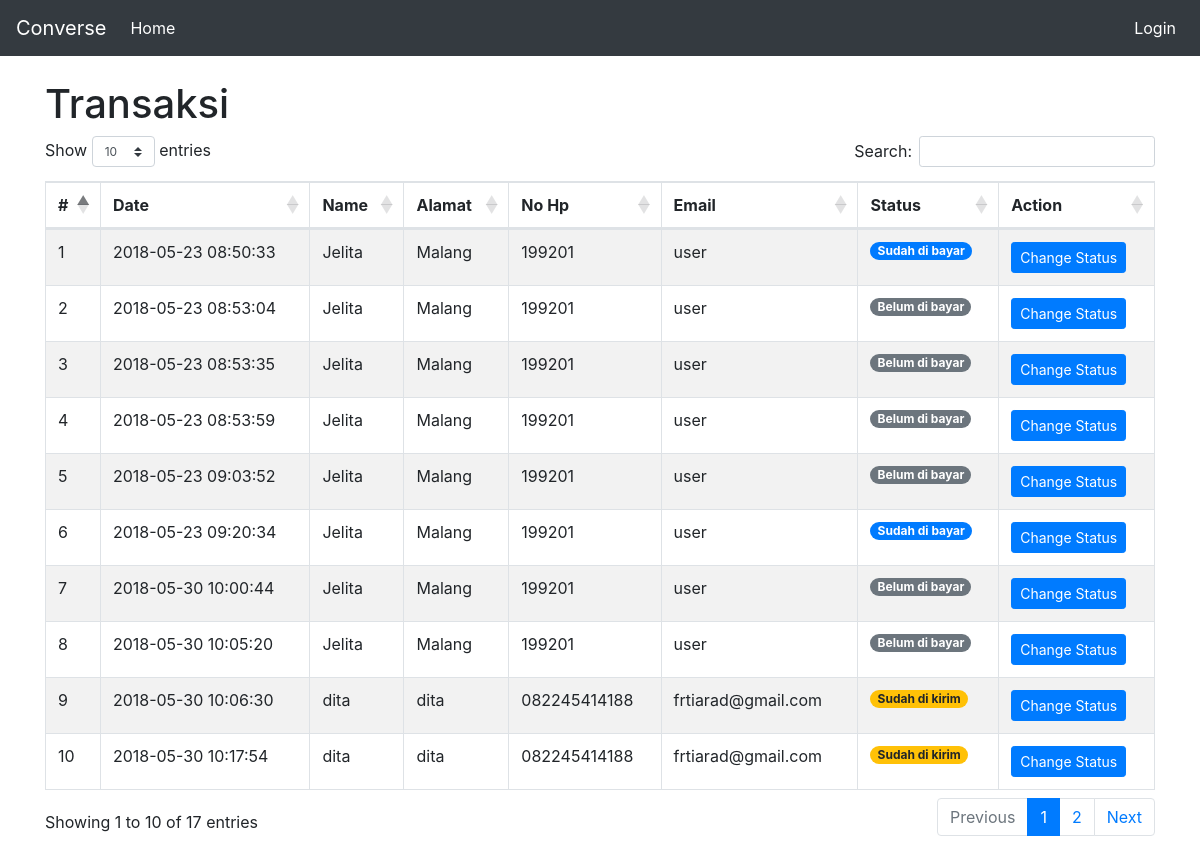
Screenshot of /index.php/admin/transaksi with the database file from the repository.
### tables this page shows
CREATE TABLE `pemesanan` (
  `id` int(11) NOT NULL,
  `date_order` datetime NOT NULL DEFAULT CURRENT_TIMESTAMP,
  `status_order` varchar(15) NOT NULL DEFAULT 'belum dibayar',
  `fk_id_pelanggan` int(11) NOT NULL
);

CREATE TABLE `pelanggan` (
  `id` int(11) NOT NULL,
  `nama` varchar(64) NOT NULL,
  `alamat` varchar(128) NOT NULL,
  `jeniskelamin` enum('Laki-laki','Perempuan') DEFAULT NULL,
  `nohp` varchar(16) NOT NULL,
  `email` varchar(64) NOT NULL,
  `username` varchar(64) NOT NULL,
  `password` varchar(255) NOT NULL,
  `image` varchar(255) NOT NULL,
  `status` int(11) NOT NULL DEFAULT '1',
  `status_comment` varchar(255) DEFAULT NULL,
  `datecreated` datetime NOT NULL DEFAULT CURRENT_TIMESTAMP,
  `isdeleted` varchar(255) DEFAULT NULL
);

### application/controllers/Admin.php (called while the page is built, shortened)
<?php
class Admin extends CI_Controller {
	public function __construct()
	{
		$this->load->model('Admin_model');
	}
	public function transaksi()
	{
		$data['pengiriman'] = $this->Admin_model->getData();
		$this->load->view('halaman_admin/transaksi',$data);
	}
}

### index.php (called while the page is built, shortened)
<?php
require_once BASEPATH.'core/CodeIgniter.php';

### application/models/Admin_model.php (called while the page is built, shortened)
<?php
class Admin_model extends CI_Model {
	public function getData()
	{
		$this->db->select('pemesanan.*,pelanggan.nama,pelanggan.alamat,pelanggan.nohp,pelanggan.email');
		$this->db->from("pemesanan");
		$this->db->join("pelanggan","pemesanan.fk_id_pelanggan=pelanggan.id",'left');
		$query = $this->db->get();
		return $query->result_array();
	}
}

### application/views/halaman_admin/transaksi.php (the view, shortened to what this page needs)
<?php $this->load->view('header') ?>
<?php $this->load->view('navbar') ?>
<main role="main" class="container">
	<h1>Transaksi</h1>
	<table class="table table-striped table-bordered" width="100%" id="example">
		<thead>
			<tr>
				<th>#</th>
				<th>Date</th>
				<th>Name</th>
				<th>Alamat</th>
				<th>No Hp</th>
				<th>Email</th>
				<th>Status</th>
				<th>Action</th>
			</tr>
		</thead>
		<tbody>
			<?php foreach ($pengiriman as $key => $value): ?>
				<tr>
					<td><?php echo ++$key; ?></td>
					<td><?php echo $value['date_order'] ?></td>
					<td><?php echo $value['nama'] ?></td>
					<td><?php echo $value['alamat'] ?></td>
					<td><?php echo $value['nohp'] ?></td>
					<td><?php echo $value['email'] ?></td>
					<td>
						<?php
						switch ($value['status_order']) {
							case 'belum di bayar':
							echo '<span class="badge badge-pill badge-secondary">Belum di bayar</span>';
							break;
							case 'sudah di bayar':
							echo '<span class="badge badge-pill badge-primary">Sudah di bayar</span>';
							break;
							case 'sudah di kirim':
							echo '<span class="badge badge-pill badge-warning">Sudah di kirim</span>';
							break;
						} ?>
					</td>
					<td>
						<button type="button" class="btn btn-sm btn-primary" data-toggle="modal" data-target="#modal-change-status" data-id="<?php echo $value['id'] ?>" data-status="<?php echo $value['status_order'] ?>">
							Change Status
						</button>
					</td>
				</tr>
			<?php endforeach ?>
		</tbody>
	</table>
</main>
<?php $this->load->view('footer') ?>

### application/views/header.php (shortened to what this page needs)
<html lang="en">
<head>
  <link rel="stylesheet" href="https://stackpath.bootstrapcdn.com/bootstrap/4.1.0/css/bootstrap.min.css">
  <link rel="stylesheet" href="https://cdn.datatables.net/1.10.16/css/dataTables.bootstrap4.min.css">
  <link rel="stylesheet" href="https://cdn.datatables.net/responsive/2.2.1/css/responsive.bootstrap4.min.css">
</head>
<body>

### application/views/navbar.php (shortened to what this page needs)
<nav class="navbar navbar-expand-md navbar-dark bg-dark mb-4">
  <a class="navbar-brand" href="#">Converse</a>
  <div class="collapse navbar-collapse" id="navbarCollapse">
    <ul class="navbar-nav mr-auto">
      <?php if ($this->session->userdata('nama') != null): ?>
        <li class="nav-item disable">
          <a class="nav-link" href="<?php echo base_url('Produk') ?>">Produk</a>
        </li>
        <li class="nav-item active">
          <a class="nav-link" href="<?php echo base_url('Pegawai') ?>">Pegawai</a>
        </li>
        <li class="nav-item disable">
          <a class="nav-link" href="<?php echo base_url('Pelanggan') ?>">Pelanggan</a>
        </li>
        <li class="nav-item active">
          <a class="nav-link" href="<?php echo base_url('Admin/transaksi') ?>">Transaksi</a>
        </li>
        <?php else: ?>
          <li class="nav-item active">
          <a class="nav-link" href="<?php echo base_url() ?>">Home <span class="sr-only">(current)</span></a>
        </li>
      <?php endif ?>
    </ul>
    <ul class="navbar-nav ml-0">
      <li class="nav-item active">
        <?php if ($this->session->userdata('nama') != null): ?>
          <a class="nav-link" href="<?php echo base_url('Login/logout') ?>"><?= $this->session->userdata('nama') ?> -- Logout</a>
        <?php else: ?>
          <a class="nav-link" href="<?php echo base_url('login_pegawai') ?>">Login</a>
        <?php endif ?>
      </li>
    </ul>
  </div>
</nav>

### application/views/footer.php (shortened to what this page needs)
</body>
</html>

### application/views/header.php (style rules this page uses)
body { min-height: 75rem; }

### rows the page displays
pemesanan: date_order "2018-05-23 08:50:33", fk_id_pelanggan.nama "Jelita", fk_id_pelanggan.alamat "Malang", fk_id_pelanggan.nohp "199201", fk_id_pelanggan.email "user", status_order "Sudah di bayar"
pemesanan: date_order "2018-05-23 08:53:04", fk_id_pelanggan.nama "Jelita", fk_id_pelanggan.alamat "Malang", fk_id_pelanggan.nohp "199201", fk_id_pelanggan.email "user", status_order "Belum di bayar"
pemesanan: date_order "2018-05-23 08:53:35", fk_id_pelanggan.nama "Jelita", fk_id_pelanggan.alamat "Malang", fk_id_pelanggan.nohp "199201", fk_id_pelanggan.email "user", status_order "Belum di bayar"
pemesanan: date_order "2018-05-23 08:53:59", fk_id_pelanggan.nama "Jelita", fk_id_pelanggan.alamat "Malang", fk_id_pelanggan.nohp "199201", fk_id_pelanggan.email "user", status_order "Belum di bayar"
pemesanan: date_order "2018-05-23 09:03:52", fk_id_pelanggan.nama "Jelita", fk_id_pelanggan.alamat "Malang", fk_id_pelanggan.nohp "199201", fk_id_pelanggan.email "user", status_order "Belum di bayar"
pemesanan: date_order "2018-05-23 09:20:34", fk_id_pelanggan.nama "Jelita", fk_id_pelanggan.alamat "Malang", fk_id_pelanggan.nohp "199201", fk_id_pelanggan.email "user", status_order "Sudah di bayar"
pemesanan: date_order "2018-05-30 10:00:44", fk_id_pelanggan.nama "Jelita", fk_id_pelanggan.alamat "Malang", fk_id_pelanggan.nohp "199201", fk_id_pelanggan.email "user", status_order "Belum di bayar"
pemesanan: date_order "2018-05-30 10:05:20", fk_id_pelanggan.nama "Jelita", fk_id_pelanggan.alamat "Malang", fk_id_pelanggan.nohp "199201", fk_id_pelanggan.email "user", status_order "Belum di bayar"
pemesanan: date_order "2018-05-30 10:06:30", fk_id_pelanggan.nama "dita", fk_id_pelanggan.alamat "dita", fk_id_pelanggan.nohp "082245414188", fk_id_pelanggan.email "frtiarad@gmail.com", status_order "Sudah di kirim"
pemesanan: date_order "2018-05-30 10:17:54", fk_id_pelanggan.nama "dita", fk_id_pelanggan.alamat "dita", fk_id_pelanggan.nohp "082245414188", fk_id_pelanggan.email "frtiarad@gmail.com", status_order "Sudah di kirim"
